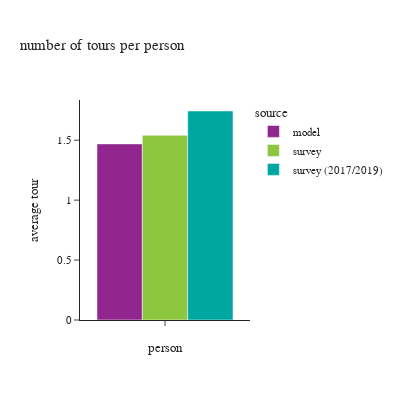

The notebook cell saved with this chart:
### Code cell
df_plot = df_tour.groupby(['source'])['toexpfac'].sum().reset_index().\
    merge(df_person.groupby(['source'])['psexpfac'].sum().reset_index(), how='left', on=['source'])
df_plot['average tour'] = df_plot['toexpfac']/df_plot['psexpfac']
df_plot['person'] = ''

fig = px.bar(df_plot, x="person", y="average tour", color="source",
             barmode="group",title="number of tours per person")
fig.update_layout(height=400, width=400, font=dict(size=11),
                  xaxis = dict(dtick = 1, categoryorder='category ascending'),
                  yaxis=dict(tickformat=".3"))
fig.show()

### Figure 1 — Plotly figure (JSON) as saved in the notebook; plotly's stock layout.template omitted (floating-point values rounded to 4 significant figures)
{"data": [{"alignmentgroup": "True", "hovertemplate": "source=model<br>person=%{x}<br>average tour=%{y}<extra></extra>", "legendgroup": "model", "marker": {"color": "#91268F", "pattern": {"shape": ""}}, "name": "model", "offsetgroup": "model", "orientation": "v", "showlegend": true, "textposition": "auto", "type": "bar", "x": [""], "xaxis": "x", "y": [1.469], "yaxis": "y"}, {"alignmentgroup": "True", "hovertemplate": "source=survey<br>person=%{x}<br>average tour=%{y}<extra></extra>", "legendgroup": "survey", "marker": {"color": "#8CC63E", "pattern": {"shape": ""}}, "name": "survey", "offsetgroup": "survey", "orientation": "v", "showlegend": true, "textposition": "auto", "type": "bar", "x": [""], "xaxis": "x", "y": [1.541], "yaxis": "y"}, {"alignmentgroup": "True", "hovertemplate": "source=survey (2017/2019)<br>person=%{x}<br>average tour=%{y}<extra></extra>", "legendgroup": "survey (2017/2019)", "marker": {"color": "#00A7A0", "pattern": {"shape": ""}}, "name": "survey (2017/2019)", "offsetgroup": "survey (2017/2019)", "orientation": "v", "showlegend": true, "textposition": "auto", "type": "bar", "x": [""], "xaxis": "x", "y": [1.744], "yaxis": "y"}], "layout": {"barmode": "group", "font": {"size": 11}, "height": 400, "legend": {"title": {"text": "source"}, "tracegroupgap": 0}, "title": {"text": "number of tours per person"}, "width": 400, "xaxis": {"anchor": "y", "categoryorder": "category ascending", "domain": [0.0, 1.0], "dtick": 1, "title": {"text": "person"}}, "yaxis": {"anchor": "x", "domain": [0.0, 1.0], "tickformat": ".3", "title": {"text": "average tour"}}}}
